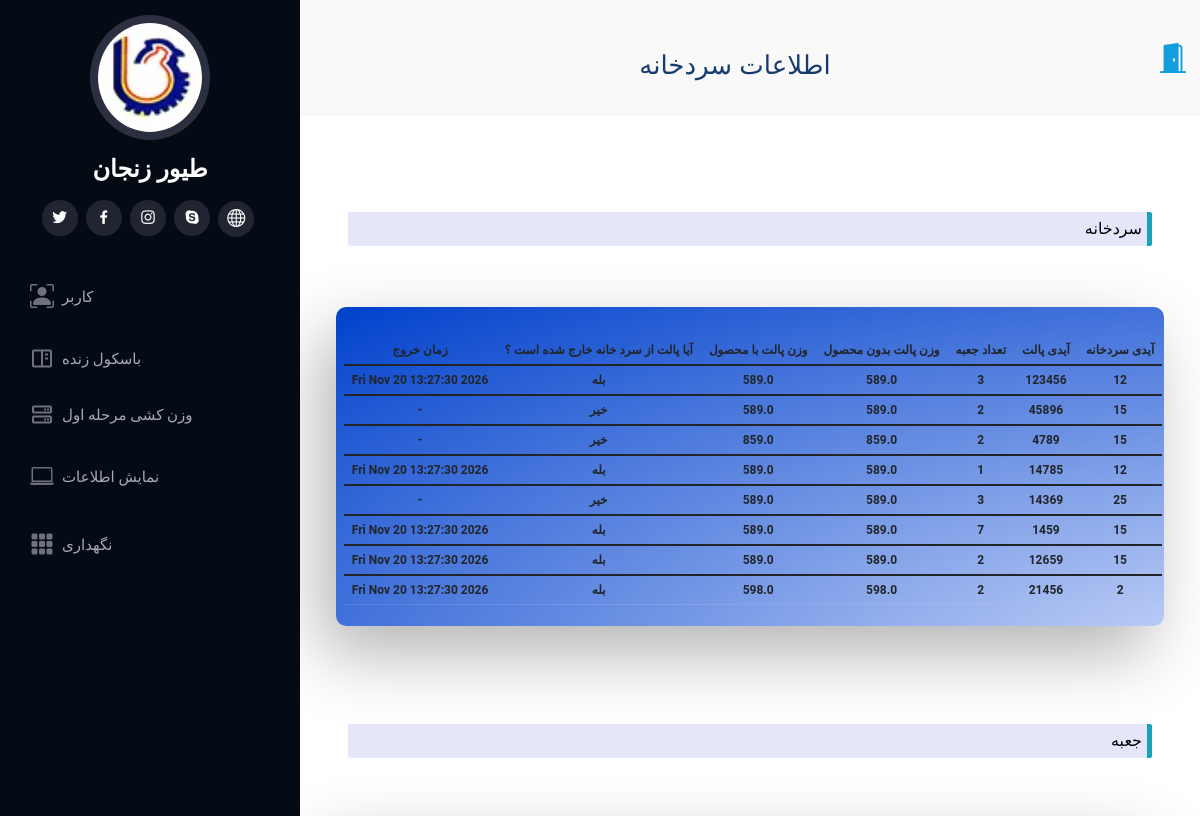
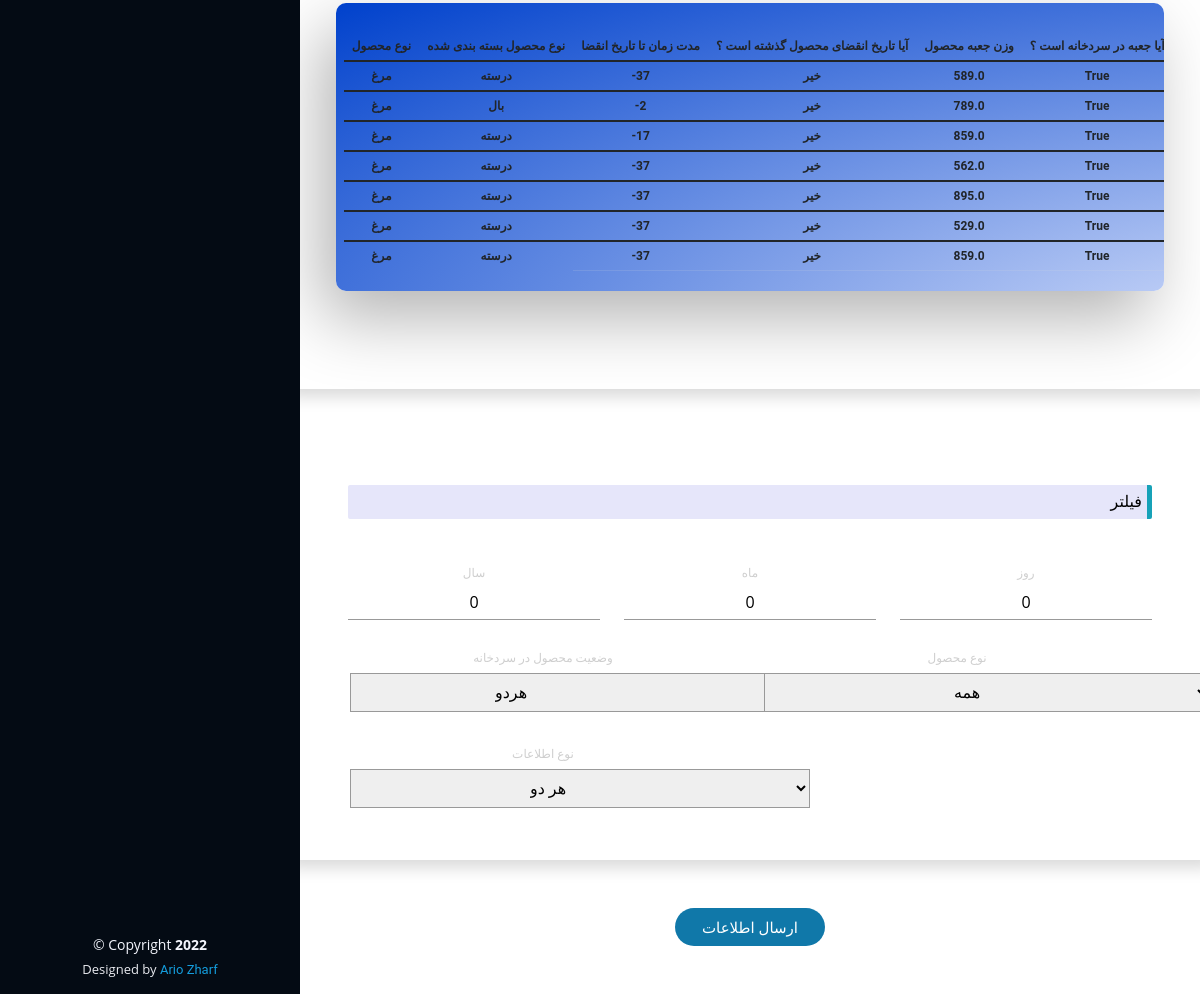
The app's page /cold/house/list/0/0/0/0/0/0/ (signed in), older data (2 pictures, top to bottom).
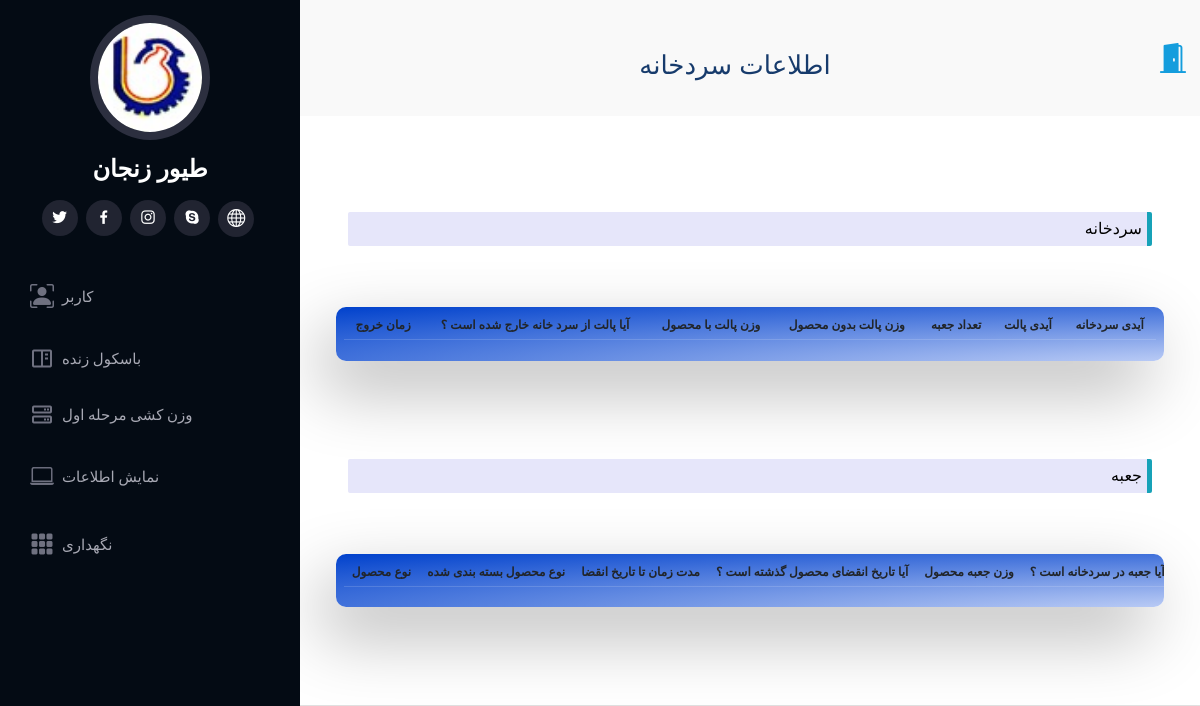
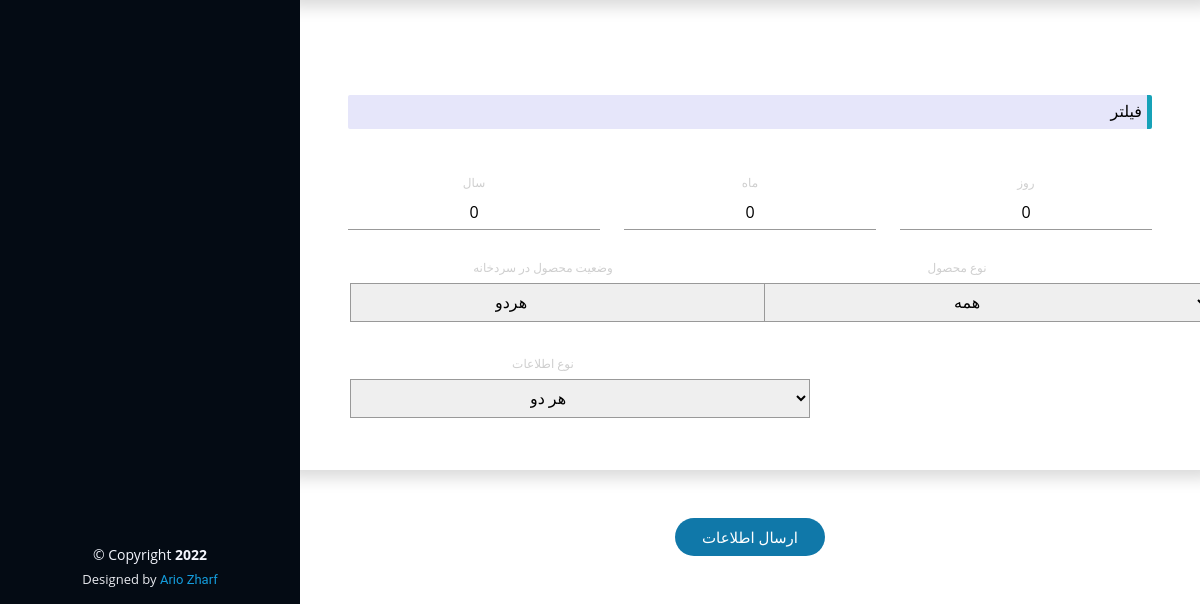
The same page, newer data (2 pictures, top to bottom).
### WareHouseApp/models.py (models this page shows, shortened)
class ColdHouse(models.Model):
    entry_date = models.FloatField(default=time.time())
    exit_date = models.FloatField(null=True)
    pallet_status = models.BooleanField(default=True)
    total_pallet_weight = models.FloatField()
    pallet_weight_without_product = models.FloatField(null=True)
    number_of_box = models.IntegerField()
    pallet_id = models.CharField(max_length=15)
    cold_house_id = models.IntegerField()
    freezing_tunnel_manager = models.ForeignKey(FreezingTunnelManager, on_delete=models.CASCADE, null=True)

class PaperBox(models.Model):
    type_of_gender = (('C', "chicken"),
                      ('T', "turkey"),
                      ('Q', "quail"))
    product_category = models.CharField(choices=type_of_gender, max_length=1)
    sub_type_of_gender = (
                ('W', "wing"),
                ('N', "neck"),
                ('E', "leg"),
                ('H', "heart"),
                ('L', "liver"),
                ('K', "kidney"),
                ('S', "sangdan"),
                ('B', "body"),
                ('O', "other"),
    )
    sub_product_category = models.CharField(choices=sub_type_of_gender, max_length=1, default='B')
    paper_box_weight = models.FloatField()
    box_status = models.BooleanField(default=False)
    box_cold_house_exp = models.BooleanField(default=False)
    number_of_product = models.IntegerField()
    packing_time = models.FloatField(default=time.time())
    expiration_time = models.IntegerField(default=30)
    box_id = models.CharField(default=str(uuid1().int), max_length=250, primary_key=True)
    cold_house = models.ForeignKey(ColdHouse, models.CASCADE, null=True)

### WareHouseApp/views.py (the view, shortened to what this page needs)
def cold_house_list(requests, product_category='0', model_type='0', year='0', month='0', day='0', exist='0'):
    if requests.user.is_authenticated:
        ceo_list = models.CEO.objects.all().filter(username=requests.user.username)
        if len(ceo_list) > 0 or requests.user.is_superuser:
            if model_type == '0':
                ch_list = models.ColdHouse.objects.all()
                pb_list = models.PaperBox.objects.all()
            elif model_type == '1':
                ch_list = models.ColdHouse.objects.all()
                pb_list = models.PaperBox.objects.all().filter(number_of_product=-5)
            elif model_type == '2':
                ch_list = models.ColdHouse.objects.all().filter(number_of_box=-5)
                pb_list = models.PaperBox.objects.all()
            else:
                ch_list = models.ColdHouse.objects.all().filter(number_of_box=-5)
                pb_list = models.PaperBox.objects.all().filter(number_of_product=-5)
            if exist == '1':
                ch_list = ch_list.filter(pallet_status=True)
                pb_list = pb_list.filter(box_status=True)
            elif exist == '2':
                ch_list = ch_list.filter(pallet_status=False)
                pb_list = pb_list.filter(box_status=False)
            if product_category == '1':
                pb_list = pb_list.filter(product_category='C')
            elif product_category == '2':
                pb_list = pb_list.filter(product_category='T')
            elif product_category == '3':
                pb_list = pb_list.filter(product_category='Q')
            ch_temp = loader.get_template('WareHouseApp/cold_house_list.html')
            ch_final_list = []
            for ch in ch_list:
                ch_final_list.append([
                    time.ctime(ch.entry_date),
                    '-' if ch.pallet_status else time.ctime(ch.exit_date),
                    ch.pallet_status,
                    ch.total_pallet_weight,
                    ch.pallet_weight_without_product,
                    ch.number_of_box,
                    ch.pallet_id,
                    ch.cold_house_id
                ])
            pb_final_list = []
            for pb in pb_list:
                if pb.cold_house:
                    if pb.product_category == 'C':
                        prod_category = 'Chicken'
                    elif pb.product_category == 'T':
                        prod_category = 'turkey'
                    elif pb.product_category == 'Q':
                        prod_category = 'Quail'
                    else:
                        '-'
                    pack_time = pb.packing_time + (pb.expiration_time * 3600 * 24)
                    exp = int((time.time() - pack_time) / (3600 * 24))
                    if exp >= 0:
                        exp_state = False
                    else:
                        exp_state = True
                    pb_final_list.append([
                        prod_category,
                        pb.paper_box_weight,
                        pb.box_status,
                        pb.number_of_product,
                        time.ctime(pb.packing_time),
                        pb.box_id,
                        pb.cold_house.pallet_id,
                        pb.cold_house.cold_house_id,
                        pb.sub_product_category,
                        exp,
                        exp_state
                    ])
            context = {
                'pb_list': pb_final_list,
                'ch_list': ch_final_list,
                'request': requests
            }
            return HttpResponse(ch_temp.render(context))
    return HttpResponseRedirect(reverse('Error', args=["you can't access to this page"]))

### WareHouseApp/templates/WareHouseApp/cold_house_list.html (shortened to what this page needs)
{% extends 'WareHouseApp/main.html' %}
{% load static %}
{% block title%}
<h2>اطلاعات سردخانه</h2>
{% endblock %}
{% block content %}
<div class=" cont">
         <div class="row form sign-in shadow p-5 mb-5 bg-white rounded d-flex align-items-stretch">
             <div class="col-12 mt-5 ">
                 <p class="partition" style="background-color: lavender;
                  border-radius: 2px;
                  border-right-style: solid;
                  border-right-color: #17a2b8;
                  border-right-width: 5px;
                  text-align: right;
                  padding-right: 10px;
                  padding: 5px;
                  color: black;">سردخانه</p>
             </div>
             <div class="fresh-table full-color-blue badge filter badge-blue"  style="overflow-x: scroll;">
                      <table id="fresh-table" class="table">
                        <thead>
                          <th>زمان خروج</th>
                          <th>آیا پالت از سرد خانه خارج شده است ؟</th>
                          <th>وزن پالت با محصول</th>
                          <th>وزن پالت بدون محصول </th>
                          <th>تعداد جعبه</th>
                          <th>آیدی پالت </th>
                          <th>آیدی سردخانه</th>
                        </thead>
                        {% for ch in ch_list %}
                        <label >
                            <tbody>
                              <tr>
                                <td>{{ ch.1 }}</td>
                                  {% if ch.2 == True %}
                                  <td>خیر</td>
                                  {% else %}
                                    <td>بله</td>
                                  {% endif %}
                                <td>{{ ch.3 }}</td>
                                <td>{{ ch.4 }}</td>
                                <td>{{ ch.5 }}</td>
                                <td>{{ ch.6 }}</td>
                                <td>{{ ch.7 }}</td>
                              </tr>
                            </tbody>
                        </label>
                          {% endfor %}
                      </table>
             </div>
               <div class="col-12 mt-5 ">
                 <p class="partition" style="background-color: lavender;
                  border-radius: 2px;
                 border-right-style: solid;
                  border-right-color: #17a2b8;
                  border-right-width: 5px;
                  text-align: right;
                  padding-right: 10px;
                  padding: 5px;
                  color: black;">جعبه</p>
             </div>
             <div class="fresh-table full-color-blue badge filter badge-blue" style="overflow-x: scroll;" >
                      <table id="fresh-table" class="table">
                        <thead>
                          <th>نوع محصول</th>
                          <th>نوع محصول بسته بندی شده</th>
                          <th>مدت زمان تا تاریخ انقضا</th>
                          <th>آیا تاریخ انقضای محصول گذشته است ؟ </th>
                          <th>وزن جعبه محصول</th>
                          <th>آیا جعبه در سردخانه است ؟</th>
                        </thead>
                        {% for pb in pb_list %}
                        <label >
                            <tbody>
                              <tr>
                            {% if pb.0 == 'Chicken' %}
                                <td style="border-bottom:0px;" >مرغ</td>
                              {% elif pb.0 == 'turkey' %}
                                <td style="border-bottom:0px;" >بوقلمون</td>
                              {% elif pb.0 == 'Quail' %}
                                <td style="border-bottom:0px;" >بلدرچین</td>
                              {% else %}
                                <td style="border-bottom:0px;" >-</td>
                              {% endif %}
                            {% if pb.8 == 'W' %}
                                <td style="border-bottom:0px;" >بال</td>
                            {% elif pb.8 == 'N' %}
                                <td style="border-bottom:0px;" >گردن</td>
                            {% elif pb.8 == 'E' %}
                                <td style="border-bottom:0px;" >پا</td>
                            {% elif pb.8 == 'H' %}
                                <td style="border-bottom:0px;" >قلب</td>
                            {% elif pb.8 == 'L' %}
                                <td style="border-bottom:0px;" >جگر</td>
                            {% elif pb.8 == 'K' %}
                                <td style="border-bottom:0px;" >قلوه</td>
                            {% elif pb.8 == 'S' %}
                                <td style="border-bottom:0px;" >سنگدان</td>
                            {% elif pb.8 == 'B' %}
                                <td style="border-bottom:0px;" >درسته</td>
                            {% else %}
                                <td style="border-bottom:0px;" >بقیه</td>
                            {% endif %}
                                <td>{{ pb.9 }}</td>
                              {% if pb.10 == True %}
                                <td>خیر</td>
                              {% else %}
                                <td>بله</td>
                              {% endif %}
                                <td>{{ pb.1 }}</td>
                                <td>{{ pb.2 }}</td>
                              </tr>
                            </tbody>
                        </label>
                          {% endfor %}
                      </table>
             </div>
         </div>
    </div>
<form action="{% url 'CH_Filter' %}" method="post">
    <div class=" cont">
    <div class="row form sign-in shadow p-5 mb-5 bg-white rounded d-flex align-items-stretch">
       <div class="col-12 ">
         <p class="partition" style="background-color: lavender;
          border-radius: 2px;
          border-right-style: solid;
                  border-right-color: #17a2b8;
                  border-right-width: 5px;
                  text-align: right;
                  padding-right: 10px;
          padding: 5px;
          color: black;">فیلتر</p>
       </div>
          <div class="col-4">
             <label for="year">
            <span >سال</span>
            <input type="text" id="year" name="year"  value="0"/>
          </label>
          </div>
          <div class="col-4">
             <label for="month">
                <span >ماه</span>
                <input type="text" id="month" name="month" value="0"/>
             </label>
          </div>
         <div class="col-4">
         <label for="day">
            <span >روز</span>
            <input  type="text" id="day" name="day" value="0"/>
         </label>
         </div>
         <div class="col-6">
         <label for="exist">
            <span >وضعیت محصول در سردخانه</span>
              <select id="exist" name="exist" style="padding: 8px 140px;
                display: inline-block;
                margin: 4px 2px;
                transition-duration: 0.4s;
                border: 1px solid #999999;">
                <option value="0">هردو</option>
              </select>
         </label>
         </div>
         <div class="col-6">
         <label for="product_category">
            <span >نوع محصول</span>
              <select id="product_category" name="product_category"  style="padding: 8px 185px;
                display: inline-block;
                margin: 4px 2px;
                transition-duration: 0.4s;
                border: 1px solid #999999;">
                <option value="0">همه</option>
              </select>
         </label>
         </div>
         <div class="col-6">
         <label for="model_type">
            <span >نوع اطلاعات</span>
              <select id="model_type" name="model_type" style="padding: 8px 175px;
                display: inline-block;
                margin: 4px 2px;
                transition-duration: 0.4s;
                border: 1px solid #999999;">
                <option value="0">هر دو</option>
              </select>
         </label>
         </div>
    </div>
            <button type="submit" class="submit text-center col-2 p-2 mb-5">ارسال اطلاعات</button>
    </div>
</form>
{% endblock %}

Row changes from the older to the newer data that the page shows:
removed ColdHouse: total_pallet_weight "589.0", pallet_weight_without_product "589.0", pallet "123456"
removed ColdHouse: total_pallet_weight "589.0", pallet_weight_without_product "589.0", pallet "45896"
removed ColdHouse: total_pallet_weight "859.0", pallet_weight_without_product "859.0", pallet "4789"
removed ColdHouse: total_pallet_weight "589.0", pallet_weight_without_product "589.0", pallet "14785"
removed ColdHouse: total_pallet_weight "589.0", pallet_weight_without_product "589.0", pallet "14369"
removed ColdHouse: total_pallet_weight "589.0", pallet_weight_without_product "589.0", pallet "1459"
removed ColdHouse: total_pallet_weight "589.0", pallet_weight_without_product "589.0", pallet "12659"
removed ColdHouse: total_pallet_weight "598.0", pallet_weight_without_product "598.0", pallet "21456"
removed PaperBox: paper_box_weight "589.0"
removed PaperBox: paper_box_weight "789.0"
removed PaperBox: paper_box_weight "859.0"
removed PaperBox: paper_box_weight "562.0"
removed PaperBox: paper_box_weight "895.0"
removed PaperBox: paper_box_weight "529.0"
removed PaperBox: paper_box_weight "859.0"
Text that changed along with them:
list line gone: "Fri Nov 20 13:27:30 2026 بله 3 12"
list line gone: "- خیر 2 15"
list line gone: "Fri Nov 20 13:27:30 2026 بله 1 12"
list line gone: "- خیر 3 25"
list line gone: "Fri Nov 20 13:27:30 2026 بله 7 15"
list line gone: "Fri Nov 20 13:27:30 2026 بله 2 15"
list line gone: "Fri Nov 20 13:27:30 2026 بله 2 2"
list line gone: "مرغ درسته -37 خیر True"
list line gone: "مرغ بال -2 خیر True"
list line gone: "مرغ درسته -17 خیر True"
